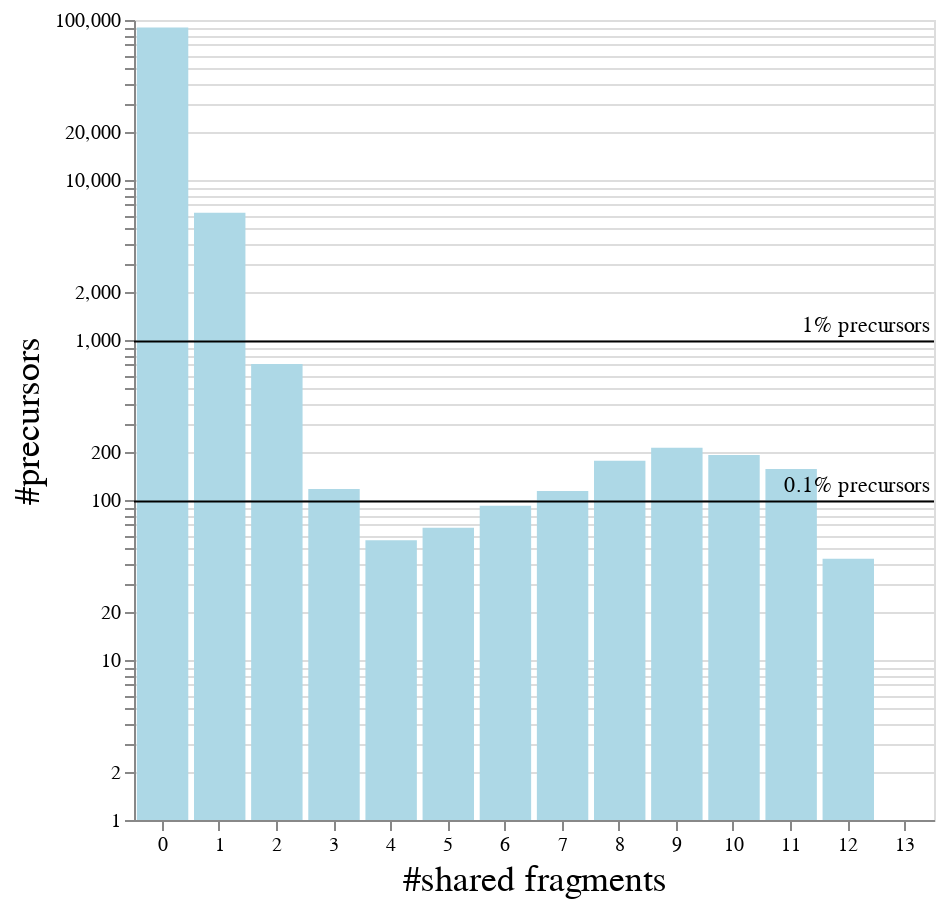

The notebook cell saved with this chart:
### Markdown cell above
# Plotting

for the below you need `altair` 5.x, `vegafusion[embed]` and `vl-convert-python` installed via pip

### Code cell
# Calculate the threshold values
one_percent = len(dff_psms) * 0.01
point_one_percent = len(dff_psms) * 0.001

# Create the base bar chart
base = alt.Chart(dff_psms).mark_bar(color="lightblue").encode(
    alt.X("n_shared_fragments:O", title="#shared fragments", axis=alt.Axis(labelAngle=0, titleFontSize=18, titleFontWeight="normal")),
    y=alt.Y('count()', scale=alt.Scale(type="log"), title="#precursors", axis=alt.Axis(titleFontSize=18, titleFontWeight="normal")),
).properties(width=400, height=400)
axis=alt.Axis()
# Create horizontal lines for the thresholds
threshold_data = pd.DataFrame({
    'y': [one_percent, point_one_percent],
    'label': ['1%', '0.1%'],
    'text_label': ['1% precursors', '0.1% precursors']
})

threshold_lines = alt.Chart(threshold_data).mark_rule(color='black').encode(
    y=alt.Y('y:Q', title="#precursors"),
)

# Add text labels aligned to the right side
threshold_text = alt.Chart(threshold_data).mark_text(align='right', dx=198, dy=-8).encode(
    y='y:Q',
    text='text_label'
)

# Layer the charts
(base + threshold_lines + threshold_text).properties(width=400, height=400)

### Figure 1 — Vega specification as saved in the notebook (floating-point values rounded to 4 significant figures)
{"$schema": "https://vega.github.io/schema/vega/v5.json", "data": [{"name": "source_0", "values": [{"__count": 89617, "n_shared_fragments": 0}, {"__count": 6241, "n_shared_fragments": 1}, {"__count": 707, "n_shared_fragments": 2}, {"__count": 67, "n_shared_fragments": 5}, {"__count": 117, "n_shared_fragments": 3}, {"__count": 56, "n_shared_fragments": 4}, {"__count": 114, "n_shared_fragments": 7}, {"__count": 212, "n_shared_fragments": 9}, {"__count": 176, "n_shared_fragments": 8}, {"__count": 92, "n_shared_fragments": 6}, {"__count": 191, "n_shared_fragments": 10}, {"__count": 156, "n_shared_fragments": 11}, {"__count": 43, "n_shared_fragments": 12}, {"__count": 1, "n_shared_fragments": 13}]}, {"name": "source_1", "values": [{"y": 977.9}, {"y": 97.79}]}, {"name": "source_2", "values": [{"text_label": "1% precursors", "y": 977.9}, {"text_label": "0.1% precursors", "y": 97.79}]}, {"name": "source_0_x_domain_n_shared_fragments", "values": [{"n_shared_fragments": 0}, {"n_shared_fragments": 1}, {"n_shared_fragments": 2}, {"n_shared_fragments": 5}, {"n_shared_fragments": 3}, {"n_shared_fragments": 4}, {"n_shared_fragments": 7}, {"n_shared_fragments": 9}, {"n_shared_fragments": 8}, {"n_shared_fragments": 6}, {"n_shared_fragments": 10}, {"n_shared_fragments": 11}, {"n_shared_fragments": 12}, {"n_shared_fragments": 13}]}], "marks": [{"type": "rect", "name": "layer_0_marks", "from": {"data": "source_0"}, "encode": {"update": {"y2": {"signal": "scale('y', domain('y')[0])"}, "fill": {"value": "lightblue"}, "x": {"field": "n_shared_fragments", "scale": "x"}, "y": {"field": "__count", "scale": "y"}, "width": {"signal": "max(0.25, bandwidth('x'))"}}}, "style": ["bar"]}, {"type": "rule", "name": "layer_1_marks", "from": {"data": "source_1"}, "encode": {"update": {"x": {"field": {"signal": null, "datum": null, "group": "width", "parent": null}}, "y": {"field": "y", "scale": "y"}, "x2": {"value": 0}, "stroke": {"value": "black"}}}, "style": ["rule"]}, {"type": "text", "name": "layer_2_marks", "from": {"data": "source_2"}, "encode": {"update": {"y": {"field": "y", "scale": "y"}, "dx": {"value": 198}, "text": {"signal": "isValid(datum[\"text_label\"]) ? datum[\"text_label\"] : \"\"+datum[\"text_label\"]"}, "dy": {"value": -8}, "x": {"signal": "width", "mult": 0.5}, "fill": {"value": "black"}, "baseline": {"value": "middle"}, "align": {"value": "right"}}}, "style": ["text"]}], "scales": [{"name": "x", "type": "band", "domain": {"data": "source_0_x_domain_n_shared_fragments", "field": "n_shared_fragments", "sort": true}, "range": [0, {"signal": "width"}], "paddingOuter": 0.05, "paddingInner": 0.1}, {"name": "y", "type": "log", "domain": {"fields": [{"data": "source_0", "field": "__count"}, {"data": "source_1", "field": "y"}, {"data": "source_2", "field": "y"}]}, "range": [{"signal": "height"}, 0], "nice": true}], "axes": [{"scale": "y", "domain": false, "aria": false, "ticks": false, "grid": true, "gridScale": "x", "zindex": 0, "maxExtent": 0, "orient": "left", "labels": false, "minExtent": 0}, {"scale": "x", "orient": "bottom", "labelAngle": 0, "grid": false, "titleFontSize": 18, "labelBaseline": "top", "zindex": 0, "titleFontWeight": "normal", "title": "#shared fragments"}, {"scale": "y", "zindex": 0, "grid": false, "titleFontWeight": "normal", "titleFontSize": 18, "orient": "left", "title": "#precursors", "labelOverlap": "greedy"}], "width": 400, "height": 400, "padding": 5, "style": "cell", "background": "white"}
